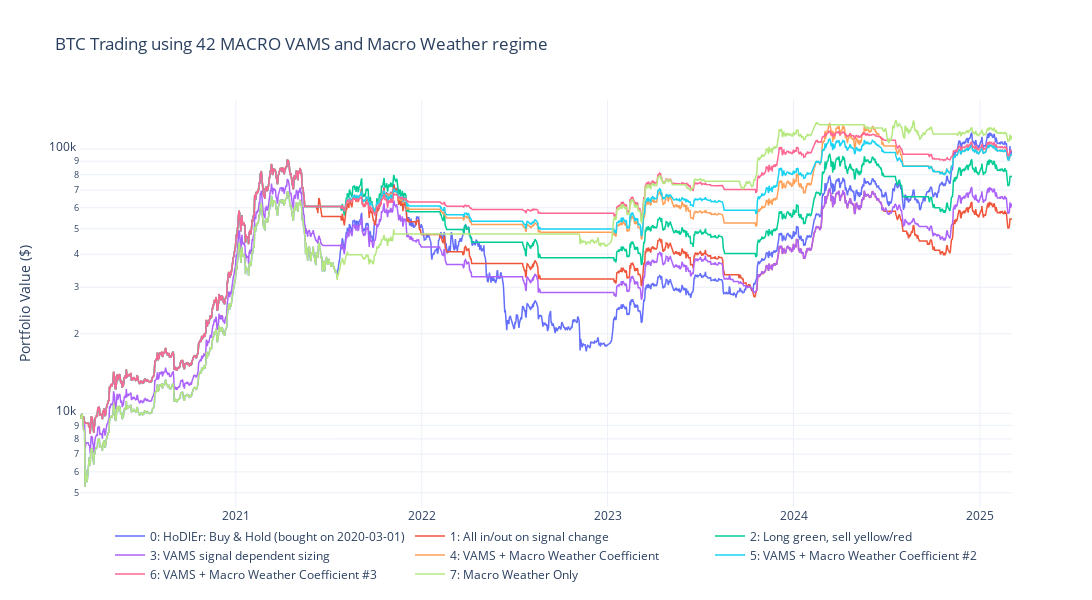

Here is the notebook cell this chart was saved with:
### Code cell
import plotly.graph_objects as go

# Create figure
fig = go.Figure()

# Add each portfolio's value curve
portfolios = {
    '0: HoDlEr: Buy & Hold (bought on 2020-03-01)': bh_pf,
    '1: All in/out on signal change': inout_ords,
    '2: Long green, sell yellow/red': less_ords,
    '3: VAMS signal dependent sizing': cpf_fo,
    '4: VAMS + Macro Weather Coefficient': full_sig,
    '5: VAMS + Macro Weather Coefficient #2': full_sig_mod,
    '6: VAMS + Macro Weather Coefficient #3': full_sig_mod2,
    '7: Macro Weather Only': mwr_only,
}

for name, pf in portfolios.items():
    fig.add_trace(
        go.Scatter(
            x=pf.value().index,
            y=pf.value().values,
            name=name,
            mode='lines',
            line=dict(width=1.5)
        )
    )

# Update layout with horizontal legend at bottom
fig.update_layout(
    title='BTC Trading using 42 MACRO VAMS and Macro Weather regime',
    yaxis_title='Portfolio Value ($)',
    template='plotly_white',
    width=1200,
    height=600,
    yaxis_type='log',
    showlegend=True,
    hovermode='x unified',
    legend=dict(
        orientation="h",
        yanchor="bottom",
        y=-0.2,
        xanchor="center",
        x=0.5
    )
)

# Show the figure
fig.show()

### Figure 1 — Plotly figure (JSON) as saved in the notebook; plotly's stock layout.template omitted (floating-point values rounded to 4 significant figures; data arrays with more than 128 entries replaced by an {"elided": "..."} marker saying what was removed)
{"data": [{"line": {"width": 1.5}, "mode": "lines", "name": "0: HoDlEr: Buy & Hold (bought on 2020-03-01)", "type": "scatter", "x": {"elided": "1831 str values"}, "y": {"elided": "1831 float values"}}, {"line": {"width": 1.5}, "mode": "lines", "name": "1: All in/out on signal change", "type": "scatter", "x": {"elided": "1831 str values"}, "y": {"elided": "1831 float values"}}, {"line": {"width": 1.5}, "mode": "lines", "name": "2: Long green, sell yellow/red", "type": "scatter", "x": {"elided": "1831 str values"}, "y": {"elided": "1831 float values"}}, {"line": {"width": 1.5}, "mode": "lines", "name": "3: VAMS signal dependent sizing", "type": "scatter", "x": {"elided": "1831 str values"}, "y": {"elided": "1831 float values"}}, {"line": {"width": 1.5}, "mode": "lines", "name": "4: VAMS + Macro Weather Coefficient", "type": "scatter", "x": {"elided": "1831 str values"}, "y": {"elided": "1831 float values"}}, {"line": {"width": 1.5}, "mode": "lines", "name": "5: VAMS + Macro Weather Coefficient #2", "type": "scatter", "x": {"elided": "1831 str values"}, "y": {"elided": "1831 float values"}}, {"line": {"width": 1.5}, "mode": "lines", "name": "6: VAMS + Macro Weather Coefficient #3", "type": "scatter", "x": {"elided": "1831 str values"}, "y": {"elided": "1831 float values"}}, {"line": {"width": 1.5}, "mode": "lines", "name": "7: Macro Weather Only", "type": "scatter", "x": {"elided": "1831 str values"}, "y": {"elided": "1831 float values"}}], "layout": {"height": 600, "hovermode": "x unified", "legend": {"orientation": "h", "x": 0.5, "xanchor": "center", "y": -0.2, "yanchor": "bottom"}, "showlegend": true, "title": {"text": "BTC Trading using 42 MACRO VAMS and Macro Weather regime"}, "width": 1200, "yaxis": {"title": {"text": "Portfolio Value ($)"}, "type": "log"}}}
